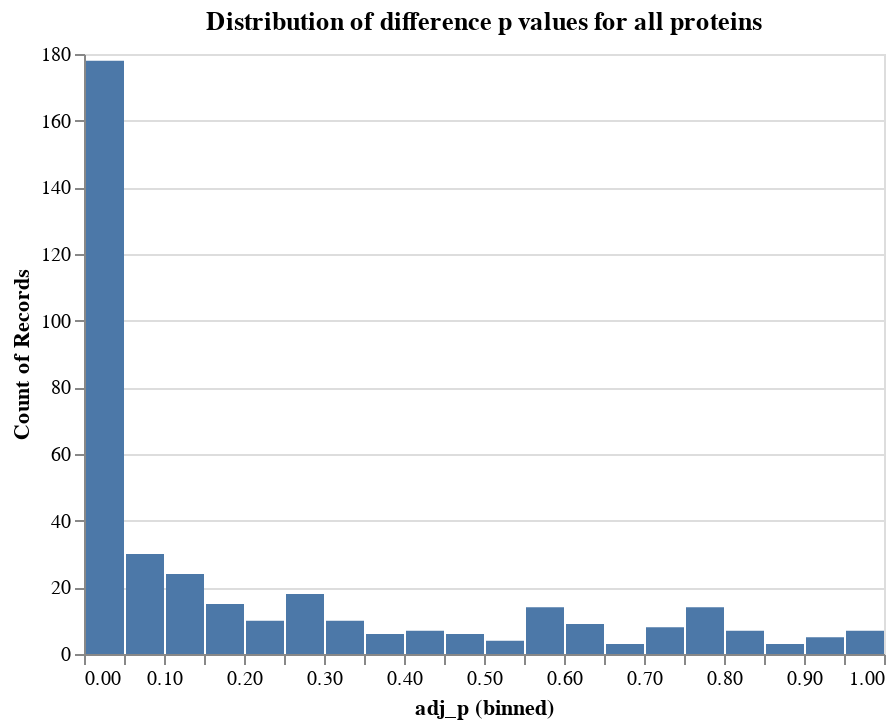

Notebook cell for this chart:
### Code cell
# Plot the distribution of all the difference p values
alt.Chart(ttres_long).mark_bar().encode(
    x=alt.X(
        "adj_p",
        bin=alt.Bin(step=0.05),
        scale=alt.Scale(
            domain=[0, 1]
        )
    ),
    y=alt.Y(
        "count()"
    )
).properties(
    title="Distribution of difference p values for all proteins"
)

### Figure 1 — Vega-Lite specification as saved in the notebook (floating-point values rounded to 4 significant figures; data arrays with more than 128 entries replaced by an {"elided": "..."} marker saying what was removed)
{"config": {"view": {"continuousWidth": 400, "continuousHeight": 300}}, "data": {"name": "data-3edd1ba8044219049ce9f4a6b40f8e65"}, "mark": "bar", "encoding": {"x": {"type": "quantitative", "bin": {"step": 0.05}, "field": "adj_p", "scale": {"domain": [0, 1]}}, "y": {"type": "quantitative", "aggregate": "count"}}, "title": "Distribution of difference p values for all proteins", "$schema": "https://vega.github.io/schema/vega-lite/v4.8.1.json", "datasets": {"data-3edd1ba8044219049ce9f4a6b40f8e65": {"elided": "381 records"}}}
